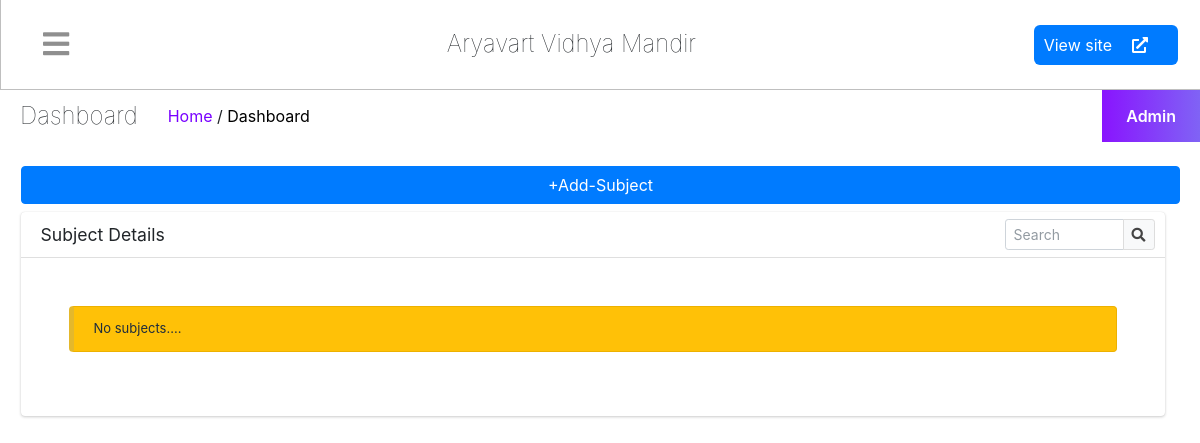
The page /staff/classes/?id=13 (signed in) on the database as committed earlier.
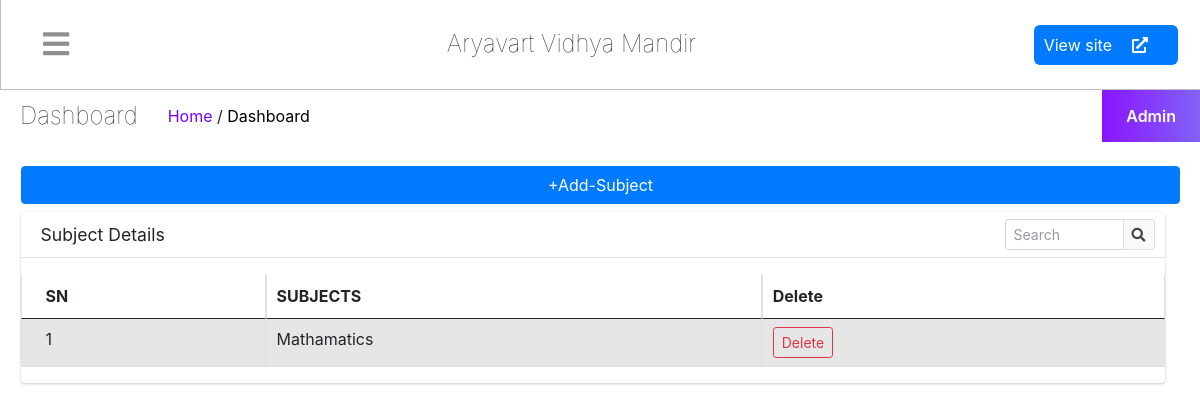
The same page on the database as committed later.
### student/models.py (models this page shows, shortened)
class Class(models.Model):
    subject= models.ForeignKey(subject,on_delete=models.CASCADE)
    standard= models.ForeignKey(standard,on_delete=models.CASCADE)

class subject(models.Model):
    subject = models.CharField(max_length=50)
    def __str__(self):
        return self.subject

### staff/views.py (the view, shortened to what this page needs)
# urls.py: path('classes/',views.classes,name='classes'),
def classes(request):
    clas = request.GET.get('id')
    delete = request.GET.get('delete')
    subob = Class.objects.filter(standard = clas)
    std = request.GET.get('standard')
    if delete is not None:
        messages.success(request,"Deleted Successfully....")
        Class.objects.get(id=delete).delete()
        return redirect(request.path+'?id='+clas)
    if clas is not None:
        form  = ClassForm(initial={'standard': clas})
        return render(request , 'staff/classes.html',{'subjects':subob or True,'form':form })

### staff/forms.py (shortened to what this page needs)
class ClassForm(forms.ModelForm):
    class Meta:
        model = Class
        exclude = ('id',)

### myapp/context_processors.py (called while the page is built)
def alltimefunc(request):
    info = schoolifo.objects.all()[0]
    return {'schoolinfo':info}

### myapp/views.py (called while the page is built)
def checkuser(request):
    user= None
    userob= None
    if staffregister.objects.filter(user = request.user.id).exists():
        userob = staffregister.objects.filter(user = request.user.id)[0]
        user = 'staff'
    if studentregister.objects.filter(user = request.user.id).exists():
        userob = studentregister.objects.filter(user = request.user.id)[0]
        user = 'student'
    if user is None and userob is None:
        logout(request)
        return redirect('index')
    return [user,userob]

### student/models.py (called while the page is built)
    def __str__(self):
        return self.standard

### staff/templates/staff/classes.html (shortened to what this page needs)
{% extends 'staff/basic.html' %}
{% block table %}
{% if subjects %}
<div class="row">
    <button type="button" class="btn btn-primary float-right m-2" data-toggle="modal" data-target="#exampleModal"
    data-backdrop='static' data-keyboard='false'>
    +Add-Subject
</button>
</div>
<div class="row">
    <div class="col-md-12">
        <div class="card">
            <div class="card-header">
                <h3 class="card-title">Subject Details</h3>
                <div class="card-tools">
                <div class="input-group input-group-sm" style="width: 150px;">
                    <input type="text" name="table_search" class="form-control float-right" placeholder="Search">
                    <div class="input-group-append">
                    <button type="submit" class="btn btn-default"><i class="fas fa-search"></i></button>
                    </div>
                </div>
                </div>
            </div>
{% if subjects != True %}
            <div class="card-body table-responsive p-0">
                <table class="display table table-striped table-bordered dataTable my-3">
                <thead>
                    <tr>
                        <th>SN</th>
                        <th>SUBJECTS</th>
                        <th>Delete</th>
                                                                </tr>
                </thead>
                <tbody>
                    {% for row in subjects %}
                    <tr>
                        <td>{{forloop.counter}}</td>
                        <td>{{row.subject}}</td>
                        <td><a href="/staff/classes/?delete={{row.id}}&id={{subjects.0.standard.id}}"
                                class="btn btn-outline-danger btn-sm">Delete</a></td>
                                                                </tr>
                    {% endfor %}
                </tbody>
                </table>
            </div>
            </div>
{% else %}
<div class="p-5">
<div class="alert alert-warning" role="alert">
No subjects....
</div></div>
{% endif %}
    </div>
</div>
{% endif %}
{% endblock %}

Rows that differ between the two databases and show on the page:
added Class: subject "Mathamatics"
Other text that changed with them:
text no longer shown: "No subjects...."
text now shown: "SN SUBJECTS Delete"
